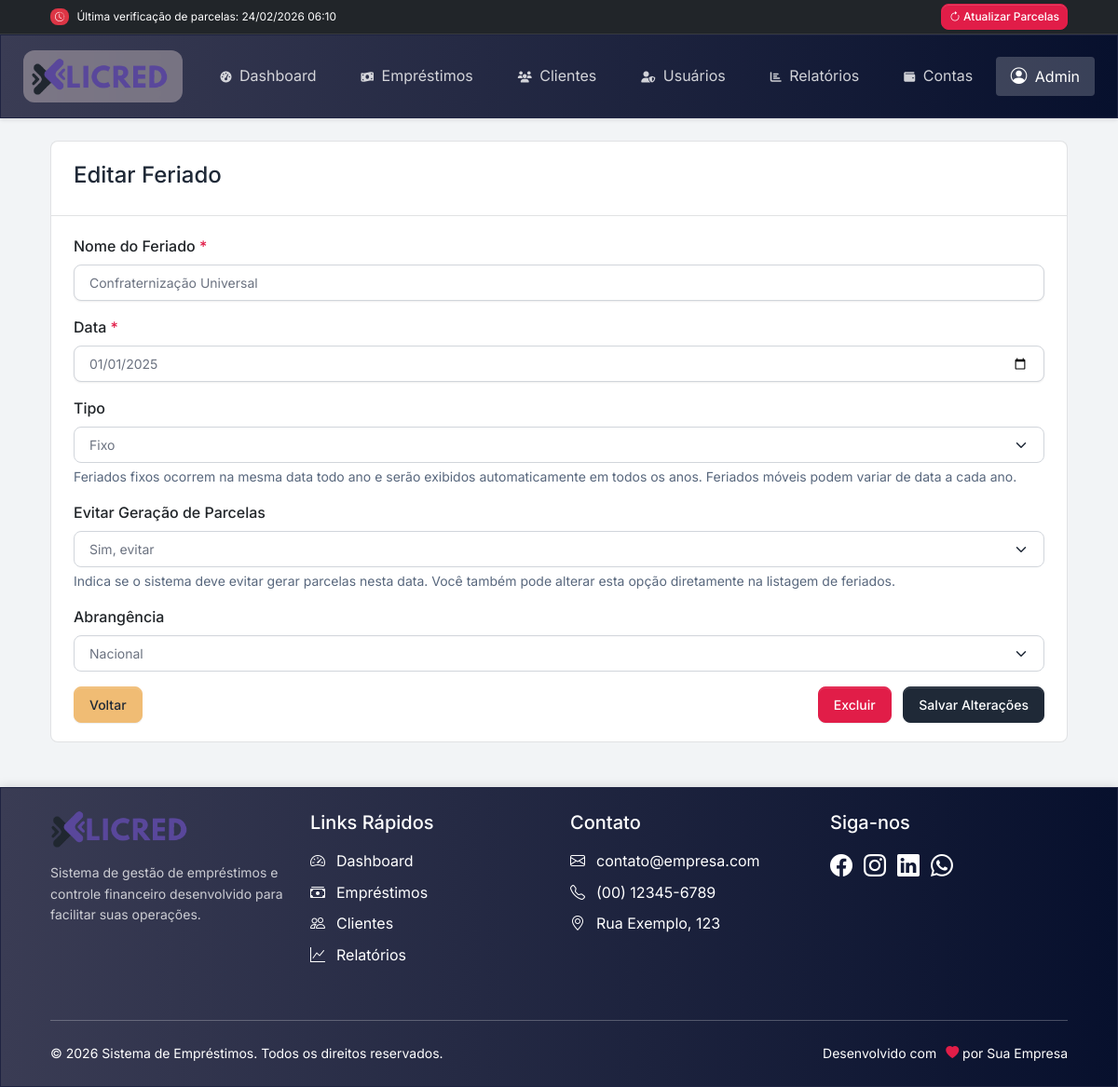
/feriados/editar.php?id=1 (signed in), run on the app's committed database.
### tables this page shows
CREATE TABLE `feriados` (
  `id` int(11) NOT NULL,
  `nome` varchar(255) NOT NULL,
  `data` date NOT NULL,
  `tipo` enum('fixo','movel') DEFAULT NULL,
  `evitar` enum('sim_evitar','nao_evitar') DEFAULT 'sim_evitar',
  `local` enum('nacional','estadual','municipal') DEFAULT 'nacional',
  `ano` int(11) NOT NULL
);

### feriados/queries_feriados.php (called while the page is built, shortened)
<?php
function buscarFeriadoPorId(mysqli $conn, int $id): array|null {
    $stmt = $conn->prepare("SELECT * FROM feriados WHERE id = ?");
    $stmt->bind_param("i", $id);
    $stmt->execute();
    $resultado = $stmt->get_result();
    return $resultado->fetch_assoc();
}

### feriados/editar.php (the view, shortened to what this page needs)
<?php
require_once __DIR__ . '/../includes/conexao.php';
require_once __DIR__ . '/queries_feriados.php';
$titulo = "Editar Feriado";
$id = filter_input(INPUT_GET, 'id', FILTER_VALIDATE_INT);
$feriado = buscarFeriadoPorId($conn, $id);
include_once __DIR__ . '/../includes/head.php';
include_once __DIR__ . '/../includes/navbar.php';
?>
<div class="container mt-4">
    <div class="card">
        <div class="card-header">
            <h4><?php echo $titulo; ?></h4>
        </div>
        <div class="card-body">
            <form action="<?php echo $_SERVER['PHP_SELF'] . '?id=' . $id; ?>" method="POST">
                <div class="mb-3">
                    <label for="nome" class="form-label">Nome do Feriado <span class="text-danger">*</span></label>
                    <input type="text" class="form-control" id="nome" name="nome" value="<?php echo htmlspecialchars($feriado['nome']); ?>" required>
                </div>
                <div class="mb-3">
                    <label for="data" class="form-label">Data <span class="text-danger">*</span></label>
                    <input type="date" class="form-control" id="data" name="data" value="<?php echo htmlspecialchars($feriado['data']); ?>" required>
                </div>
                <div class="mb-3">
                    <label for="tipo" class="form-label">Tipo</label>
                    <select class="form-select" id="tipo" name="tipo">
                        <option value="fixo" <?php if ($feriado['tipo'] === 'fixo') echo 'selected'; ?>>Fixo</option>
                    </select>
                    <div class="form-text">Feriados fixos ocorrem na mesma data todo ano e serão exibidos automaticamente em todos os anos. Feriados móveis podem variar de data a cada ano.</div>
                </div>
                <div class="mb-3">
                    <label for="evitar" class="form-label">Evitar Geração de Parcelas</label>
                    <select class="form-select" id="evitar" name="evitar">
                        <option value="sim_evitar" <?php if ($feriado['evitar'] === 'sim_evitar' || empty($feriado['evitar'])) echo 'selected'; ?>>Sim, evitar</option>
                    </select>
                    <div class="form-text">Indica se o sistema deve evitar gerar parcelas nesta data. Você também pode alterar esta opção diretamente na listagem de feriados.</div>
                </div>
                <div class="mb-3">
                    <label for="local" class="form-label">Abrangência</label>
                    <select class="form-select" id="local" name="local">
                        <option value="nacional" <?php if ($feriado['local'] === 'nacional' || empty($feriado['local'])) echo 'selected'; ?>>Nacional</option>
                    </select>
                </div>
                <div class="d-flex justify-content-between">
                    <a href="index.php?ano=<?php echo $feriado['ano']; ?>" class="btn btn-secondary">Voltar</a>
                    <div>
                        <a href="excluir.php?id=<?php echo $id; ?>" class="btn btn-danger me-2" onclick="return confirm('Tem certeza que deseja excluir este feriado?')">Excluir</a>
                        <button type="submit" class="btn btn-primary">Salvar Alterações</button>
                    </div>
                </div>
            </form>
        </div>
    </div>
</div>
<?php include_once __DIR__ . '/../includes/footer.php'; ?>

### assets/css/estilo.css (style rules this page uses)
:root { --bg-blue-dark: linear-gradient(to right, rgb(58 60 84), rgb(7 16 45)); --border-blue-dark: 1px solid rgb(30 35 65); --bg-blue-light: linear-gradient(to right, rgb(160 190 240), rgb(40 70 120)); --border-blue-light: 1px solid rgb(50 90 140); --bg-purple: linear-gradient(to right, rgb(138 43 226), rgb(60 0 100)); --border-purple: 1px solid rgb(90 20 130); --bg-pink: linear-gradient(to right, rgb(255 182 193), rgb(180 60 100)); --border-pink: 1px solid rgb(190 80 110); --bg-orange: linear-gradient(to right, rgb(255 200 100), rgb(180 80 0)); --border-orange: 1px solid rgb(190 100 20); --bg-green: linear-gradient(to right, rgb(80 130 80), rgb(30 70 30)); --border-green: 1px solid rgb(40 90 40); --bg-green-teal: linear-gradient(to right, rgb(64 224 208), rgb(0 80 80)); --border-green-teal: 1px solid rgb(20 100 100); --bg-red: linear-gradient(to right, rgb(150 30 30), rgb(70 0 0)); --border-red: 1px solid rgb(90 10 10); --bg-gray: linear-gradient(to right, rgb(120 120 120), rgb(50 50 50)); --border-gray: 1px solid rgb(70 70 70); --bg-black-soft: linear-gradient(to right, rgb(50 50 50), rgb(10 10 10)); --border-black-soft: 1px solid rgb(30 30 30); }

### data on the page
feriados: nome "Confraternização Universal", data "01/01/2025", tipo "Fixo", evitar "Sim, evitar", local "Nacional"

### other printed values
$data_hora_verificacao "24/02/2026 06:10"
$item['texto'] "Dashboard"
$item['texto'] "Empréstimos"
$item['texto'] "Clientes"
$item['texto'] "Usuários"
$item['texto'] "Relatórios"
$item['texto'] "Contas"
$titulo "Editar Feriado"
